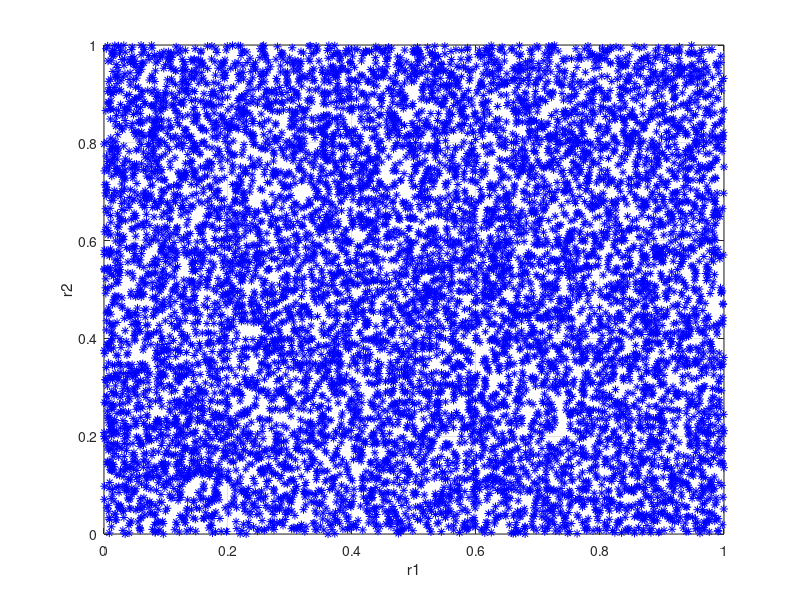
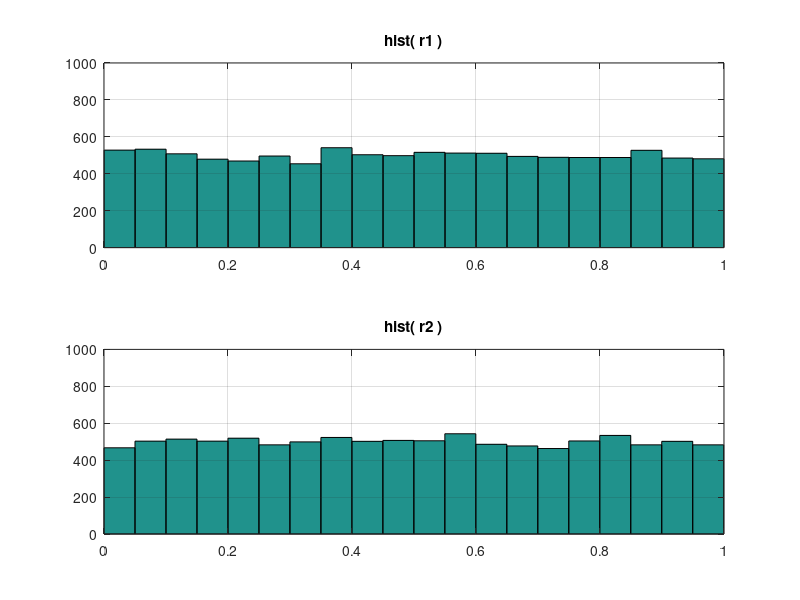
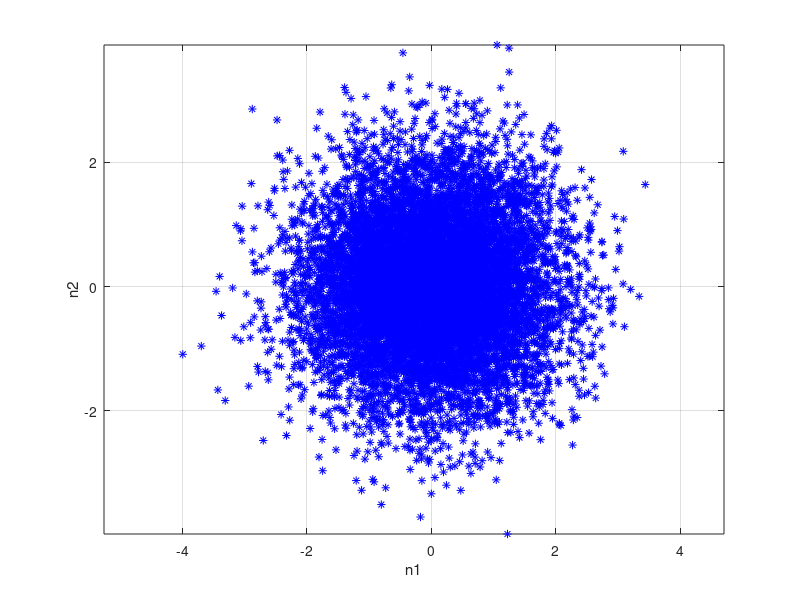
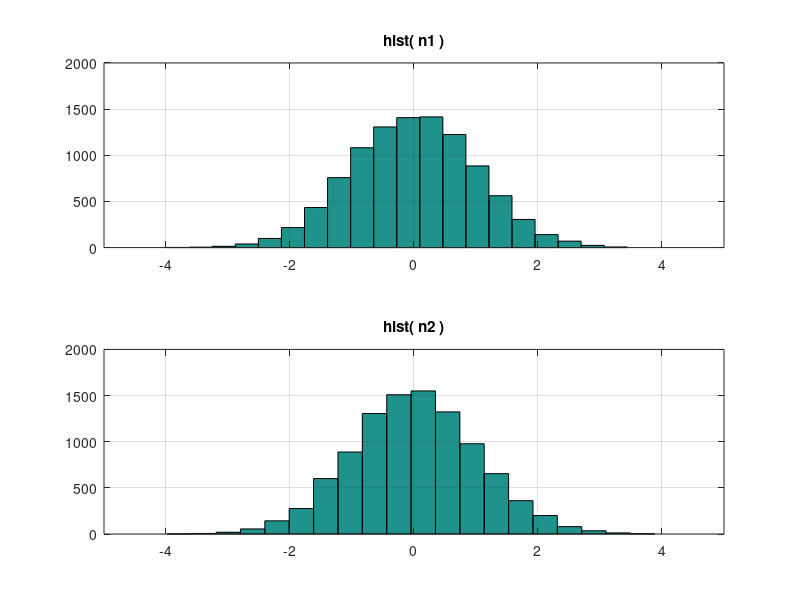

Here is the MATLAB script that generated these plots, in order: (Note: this script raises an error after producing the figures.)
% rand_transform2.m
% Przekształcenie Boxa-Millera

clc; clear; close all;

m = 2.4
s = 1.7

function x = to_custom_norm(z, m, s)
    x = z*s + m;
end

disp('Równomierny R[0,1] --> Normalny (m,s)')
N = 10000; 
r1 = rand(1,N);
r2 = rand(1,N);
figure;
subplot(111); plot(r1,r2,'b*'); xlabel('r1'); ylabel('r2'); grid;  
figure;
subplot(211); hist(r1,20); title('hist( r1 )'); axis([0,1,0,1000]); grid;
subplot(212); hist(r2,20); title('hist( r2 )'); axis([0,1,0,1000]); grid; 


n1 = sqrt(-2*log(r1)) .* cos(2*pi*r2);
n2 = sqrt(-2*log(r1)) .* sin(2*pi*r2);

figure;
subplot(111); plot(n1,n2,'b*'); xlabel('n1'); ylabel('n2'); grid; axis equal;
figure;
subplot(211); hist(n1,20); title('hist( n1 )'); axis([-5,5,0,2000]); grid;
subplot(212); hist(n2,20); title('hist( n2 )'); axis([-5,5,0,2000]); grid; 

n1 = to_custom_norm(n1, m, s);
n2 = to_custom_norm(n2, m, s);

figure;
subplot(211); hist(n1,20); axis([-8,8,0,2000]); grid;
xline(mean(n1), color="red", LineWidth=3);
legend("std="+num2str(std(n1)), "m=" + num2str(mean(n2)));
title("n1, custom Normal \mu = " + num2str(m) + ", \sigma = " + num2str(s))
subplot(212); hist(n2,20); title('hist( n2 )'); axis([-8,8,0,2000]); grid; 
xline(mean(n2), color="red", LineWidth=3);
legend("std="+num2str(std(n2)), "m=" + num2str(mean(n2)));

